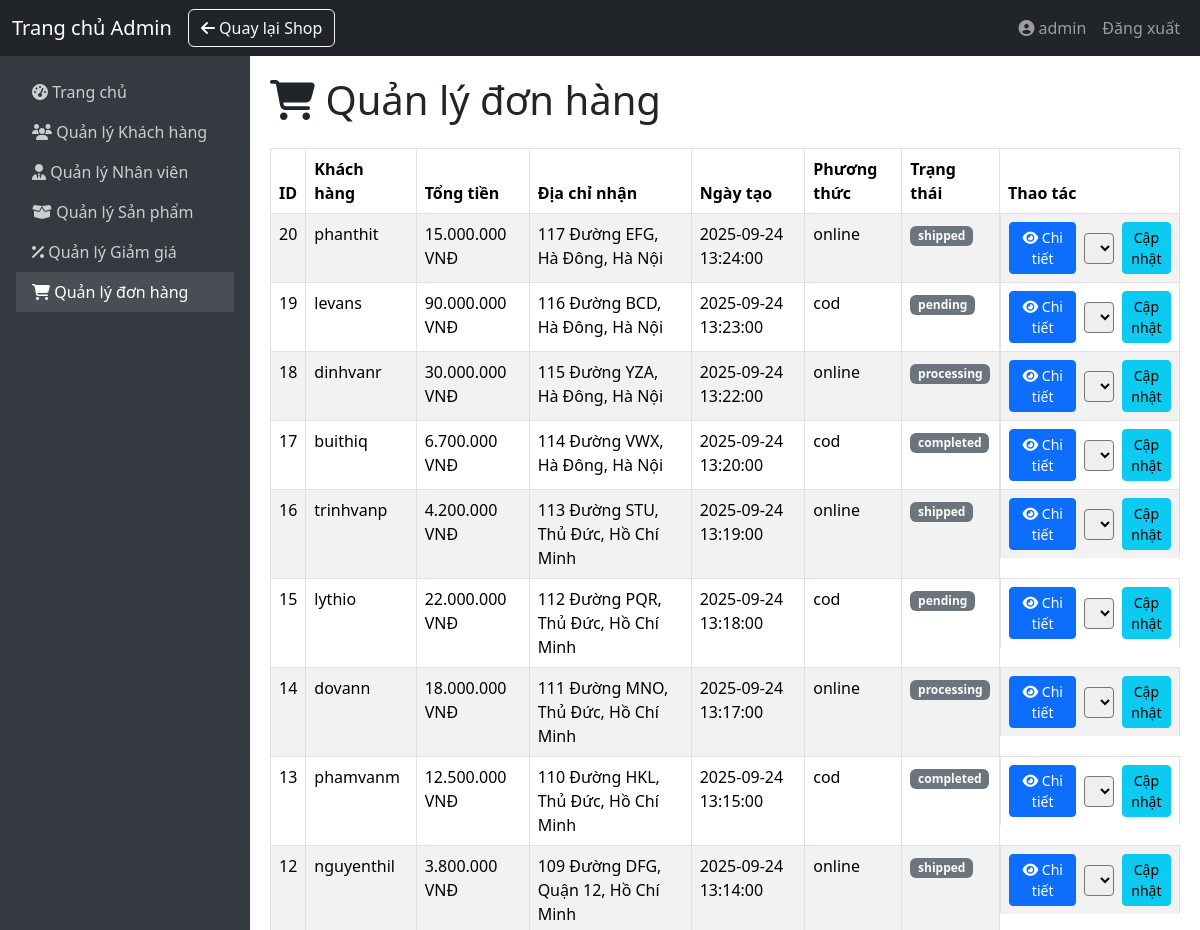
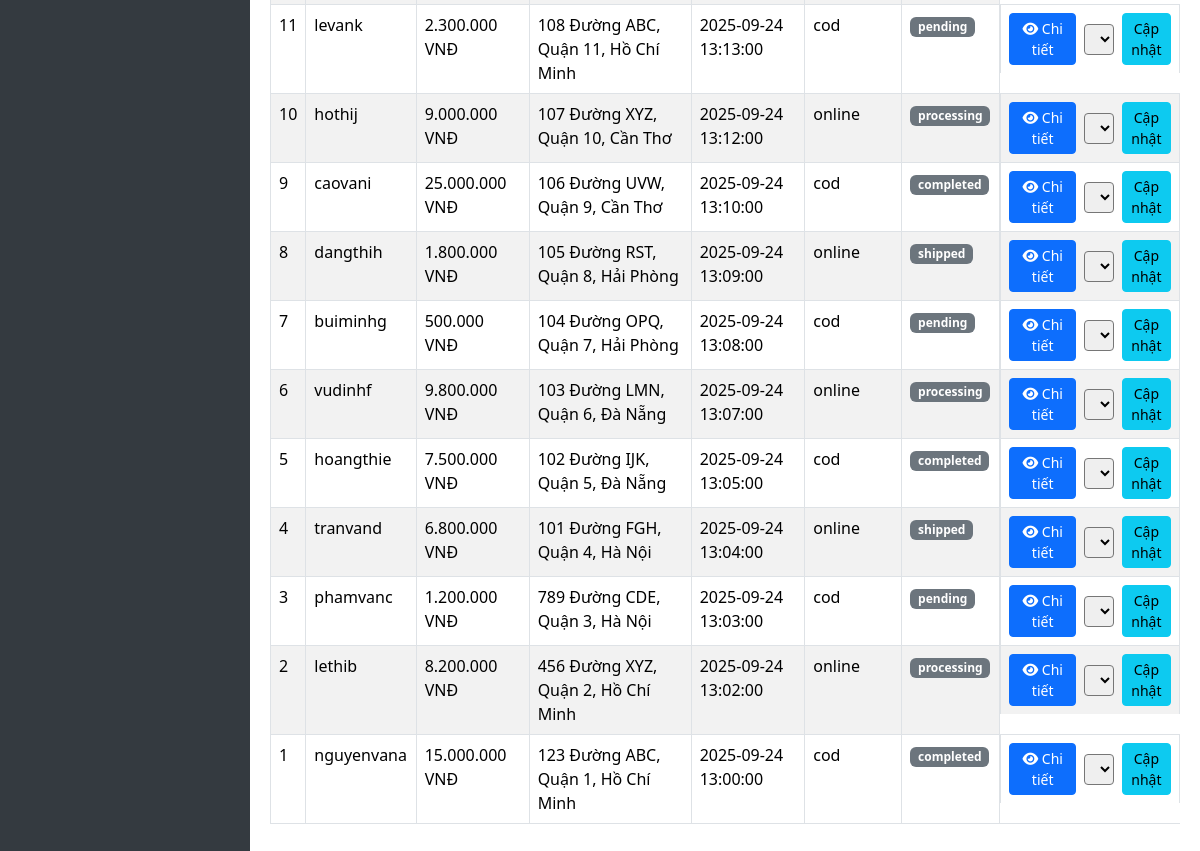
Page /index.php?action=admin/orders (signed in) on the earlier database version (2 pictures, top to bottom).
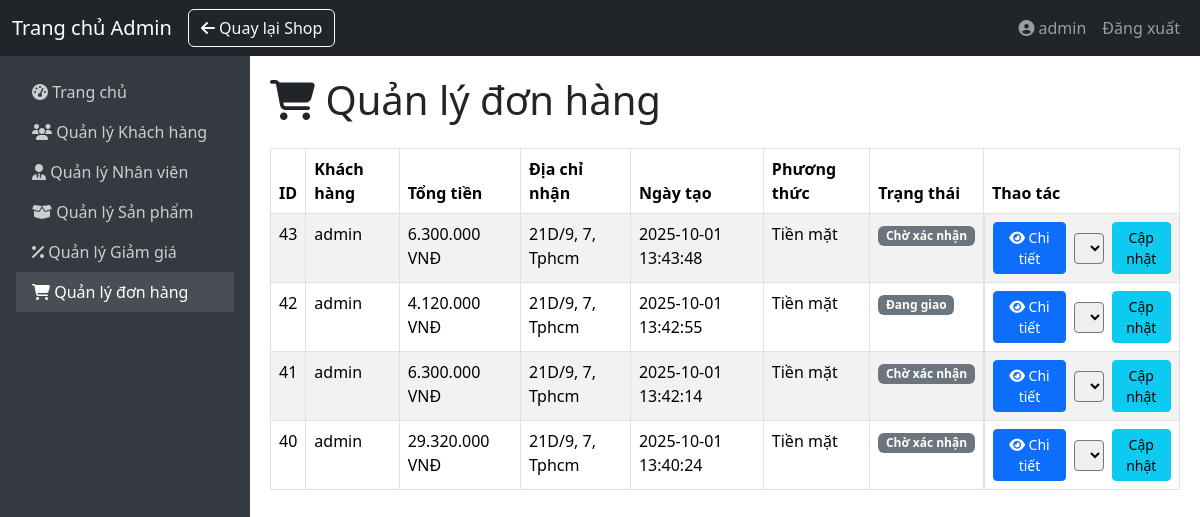
Same page on the later database version.
### tables this page shows
CREATE TABLE `orders` (
  `id` int(11) NOT NULL,
  `user_id` int(11) NOT NULL,
  `fullname` varchar(255) DEFAULT NULL,
  `phone` varchar(50) DEFAULT NULL,
  `email` varchar(255) DEFAULT NULL,
  `address` text DEFAULT NULL,
  `district` varchar(100) DEFAULT NULL,
  `city` varchar(100) DEFAULT NULL,
  `postcode` varchar(20) DEFAULT NULL,
  `note` text DEFAULT NULL,
  `payment_method` varchar(50) DEFAULT NULL,
  `total` decimal(12,2) DEFAULT NULL,
  `created_at` datetime DEFAULT current_timestamp(),
  `updated_at` datetime DEFAULT current_timestamp() ON UPDATE current_timestamp(),
  `status` enum('Chờ xác nhận','Đang giao','Giao thành công','Đã hủy') NOT NULL DEFAULT 'Chờ xác nhận'
);

CREATE TABLE `users` (
  `id` int(11) NOT NULL,
  `fullname` varchar(32) NOT NULL,
  `username` varchar(50) NOT NULL,
  `password` varchar(255) NOT NULL,
  `email` varchar(100) NOT NULL,
  `phone` varchar(15) NOT NULL,
  `role` enum('admin','user') NOT NULL DEFAULT 'user',
  `level` enum('Diamond','Gold','Silver','Common') NOT NULL DEFAULT 'Common',
  `created_at` timestamp NOT NULL DEFAULT current_timestamp(),
  `updated_at` timestamp NOT NULL DEFAULT current_timestamp() ON UPDATE current_timestamp()
);

### controller/admin/OrderAdminController.php (called while the page is built, shortened)
<?php
require_once __DIR__ . "/../../model/Order.php";
class OrderAdminController {
    private Order $orderModel;
    public function __construct(Order $orderModel, User $userModel) {
        $this->orderModel = $orderModel;
    }
    public function getOrders(): void {
        try {
            $orders = $this->orderModel->getAll();
        } catch (Exception $e) {
            error_log("Error loading orders: " . $e->getMessage());
            $orders = [];
            $_SESSION['error_message'] = "Không thể tải dữ liệu đơn hàng.";
        }
        include __DIR__ . "/../../view/admin/orderAdmin.php";
    }
}

### model/Order.php (called while the page is built, shortened)
<?php
class Order {
    private $pdo;
    public function __construct($pdo) {
        $this->pdo = $pdo;
    }
    public function getAll() {
        $sql = "SELECT orders.*, users.username AS user_name FROM orders LEFT JOIN users ON orders.user_id = users.id ORDER BY orders.created_at DESC";
        $stmt = $this->pdo->prepare($sql);
        $stmt->execute();
        return $stmt->fetchAll(PDO::FETCH_ASSOC);
    }
}
?>

### view/admin/orderAdmin.php (the view, shortened to what this page needs)
<?php
include __DIR__ . "/components/header.php";
include __DIR__ . "/components/navbar.php";
include __DIR__ . "/components/sidebar.php";
$orders = $orders ?? [];
?>
<div class="main-content">
    <h1 class="mb-4 text-dark"><i class="fa-solid fa-shopping-cart"></i> Quản lý đơn hàng</h1>
    <table class="table table-bordered table-striped">
        <thead>
            <tr>
                <th>ID</th>
                <th>Khách hàng</th>
                <th>Tổng tiền</th>
                <th>Địa chỉ nhận</th>
                <th>Ngày tạo</th>
                <th>Phương thức</th>
                <th>Trạng thái</th>
                <th>Thao tác</th>
            </tr>
        </thead>
        <tbody>
            <?php if (empty($orders)): ?>
                <tr>
                    <td colspan="8">Chưa có đơn hàng nào.</td>
                </tr>
            <?php else: ?>
                <?php foreach ($orders as $order):
                    $statusText = trim($order['status'] ?? 'Không rõ');
                    $badgeColor = $statusColors[$statusText] ?? 'secondary';
                ?>
                <tr>
                    <td><?= $order['id'] ?></td>
                    <td><?= $order['user_name'] ?? 'Khách vãng lai' ?></td>
                    <td><?= number_format($order['total'], 0, ',', '.') ?> VNĐ</td>
                    <td><?= $order['address'] . ', ' . $order['district'] . ', ' . $order['city'] ?></td>
                    <td><?= $order['created_at'] ?></td>
                    <td><?= $order['payment_method'] ?? 'Không rõ' ?></td>
                    <td>
                        <span class="badge bg-<?= $badgeColor ?>">
                            <?= $statusText ?>
                        </span>
                    </td>
                    <td class="d-flex flex-column flex-lg-row align-items-lg-center">
                        <a href="index.php?action=admin/orders/detail&id=<?= $order['id'] ?>" class="btn btn-sm btn-primary mb-2 mb-lg-0 me-lg-2">
                            <i class="fa-solid fa-eye"></i> Chi tiết
                        </a>
                        <form action="index.php?action=admin/orders/updateStatus" method="POST" class="d-flex align-items-center">
                            <select name="status" class="form-select-sm">
                            </select>
                            <button type="submit" class="btn btn-sm btn-info ms-2">Cập nhật</button>
                        </form>
                    </td>
                </tr>
                <?php endforeach; ?>
            <?php endif; ?>
        </tbody>
    </table>
</div>

Differences in the rows shown:
removed orders: id "20", user.username "phanthit", total "15.000.000", address "117 Đường EFG", district "Hà Đông", city "Hà Nội", created_at "2025-09-24 13:24:00", payment_method "online", status "shipped"
removed orders: id "19", user.username "levans", total "90.000.000", address "116 Đường BCD", district "Hà Đông", city "Hà Nội", created_at "2025-09-24 13:23:00", payment_method "cod", status "pending"
removed orders: id "18", user.username "dinhvanr", total "30.000.000", address "115 Đường YZA", district "Hà Đông", city "Hà Nội", created_at "2025-09-24 13:22:00", payment_method "online", status "processing"
removed orders: id "17", user.username "buithiq", total "6.700.000", address "114 Đường VWX", district "Hà Đông", city "Hà Nội", created_at "2025-09-24 13:20:00", payment_method "cod", status "completed"
removed orders: id "16", user.username "trinhvanp", total "4.200.000", address "113 Đường STU", district "Thủ Đức", city "Hồ Chí Minh", created_at "2025-09-24 13:19:00", payment_method "online", status "shipped"
removed orders: id "15", user.username "lythio", total "22.000.000", address "112 Đường PQR", district "Thủ Đức", city "Hồ Chí Minh", created_at "2025-09-24 13:18:00", payment_method "cod", status "pending"
removed orders: id "14", user.username "dovann", total "18.000.000", address "111 Đường MNO", district "Thủ Đức", city "Hồ Chí Minh", created_at "2025-09-24 13:17:00", payment_method "online", status "processing"
removed orders: id "13", user.username "phamvanm", total "12.500.000", address "110 Đường HKL", district "Thủ Đức", city "Hồ Chí Minh", created_at "2025-09-24 13:15:00", payment_method "cod", status "completed"
removed orders: id "12", user.username "nguyenthil", total "3.800.000", address "109 Đường DFG", district "Quận 12", city "Hồ Chí Minh", created_at "2025-09-24 13:14:00", payment_method "online", status "shipped"
removed orders: id "11", user.username "levank", total "2.300.000", address "108 Đường ABC", district "Quận 11", city "Hồ Chí Minh", created_at "2025-09-24 13:13:00", payment_method "cod", status "pending"
removed orders: id "10", user.username "hothij", total "9.000.000", address "107 Đường XYZ", district "Quận 10", city "Cần Thơ", created_at "2025-09-24 13:12:00", payment_method "online", status "processing"
removed orders: id "9", user.username "caovani", total "25.000.000", address "106 Đường UVW", district "Quận 9", city "Cần Thơ", created_at "2025-09-24 13:10:00", payment_method "cod", status "completed"
removed orders: id "8", user.username "dangthih", total "1.800.000", address "105 Đường RST", district "Quận 8", city "Hải Phòng", created_at "2025-09-24 13:09:00", payment_method "online", status "shipped"
removed orders: id "7", user.username "buiminhg", total "500.000", address "104 Đường OPQ", district "Quận 7", city "Hải Phòng", created_at "2025-09-24 13:08:00", payment_method "cod", status "pending"
removed orders: id "6", user.username "vudinhf", total "9.800.000", address "103 Đường LMN", district "Quận 6", city "Đà Nẵng", created_at "2025-09-24 13:07:00", payment_method "online", status "processing"
removed orders: id "5", user.username "hoangthie", total "7.500.000", address "102 Đường IJK", district "Quận 5", city "Đà Nẵng", created_at "2025-09-24 13:05:00", payment_method "cod", status "completed"
removed orders: id "4", user.username "tranvand", total "6.800.000", address "101 Đường FGH", district "Quận 4", city "Hà Nội", created_at "2025-09-24 13:04:00", payment_method "online", status "shipped"
removed orders: id "3", user.username "phamvanc", total "1.200.000", address "789 Đường CDE", district "Quận 3", city "Hà Nội", created_at "2025-09-24 13:03:00", payment_method "cod", status "pending"
removed orders: id "2", user.username "lethib", total "8.200.000", address "456 Đường XYZ", district "Quận 2", city "Hồ Chí Minh", created_at "2025-09-24 13:02:00", payment_method "online", status "processing"
removed orders: id "1", user.username "nguyenvana", total "15.000.000", address "123 Đường ABC", district "Quận 1", city "Hồ Chí Minh", created_at "2025-09-24 13:00:00", payment_method "cod", status "completed"
added orders: id "43", user.username "admin", total "6.300.000", address "21D/9", district "7", city "Tphcm", created_at "2025-10-01 13:43:48", payment_method "Tiền mặt", status "Chờ xác nhận"
added orders: id "42", user.username "admin", total "4.120.000", address "21D/9", district "7", city "Tphcm", created_at "2025-10-01 13:42:55", payment_method "Tiền mặt", status "Đang giao"
added orders: id "41", user.username "admin", total "6.300.000", address "21D/9", district "7", city "Tphcm", created_at "2025-10-01 13:42:14", payment_method "Tiền mặt", status "Chờ xác nhận"
added orders: id "40", user.username "admin", total "29.320.000", address "21D/9", district "7", city "Tphcm", created_at "2025-10-01 13:40:24", payment_method "Tiền mặt", status "Chờ xác nhận"
